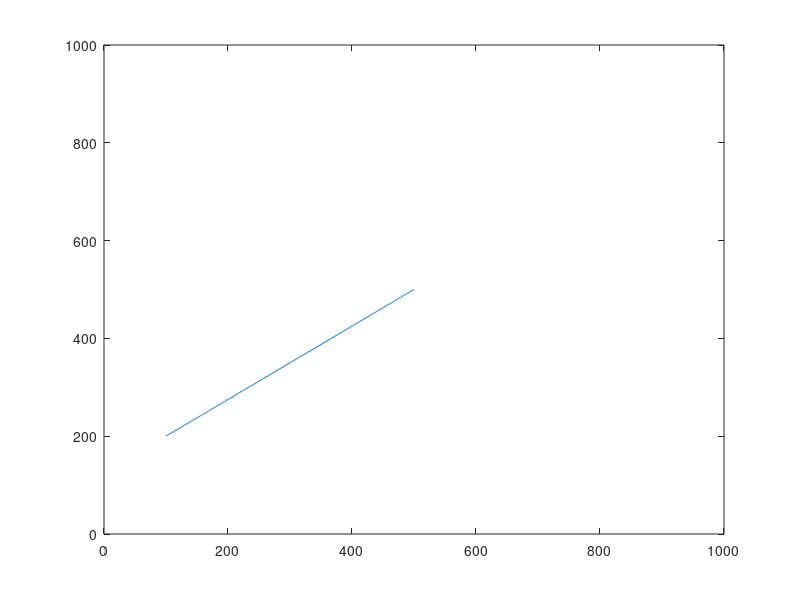

MATLAB code for this plot:
x1 = 100;
y1 = 200;
x2 = 500;
y2 = 500;

dx = x2-x1;
dy = y2-y1;

if dx > dy
    step = dx;
else
    step = dy;
end

incx = dx/step;
incy = dy/step;

x = round(x1:incx:x2);
y = round(y1:incy:y2);

plot(x, y);

axis([0, 1000, 0, 1000]);